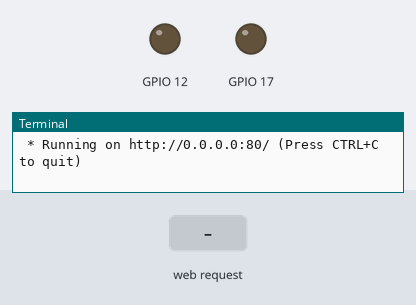
Recording of a program running on a simulated Raspberry Pi (BCM pin numbers). Shown: output pins drawn as LEDs (lit = HIGH), the last lines printed to the terminal. Inputs (shaded band) come from the test bench. The clock reads 2024-03-15 10:24:30 at power-on unless the program sets it.

Above: at 1.2 s.
1.3 s: HTTP request for / received with the fields button1=button1
At 1.7 s:
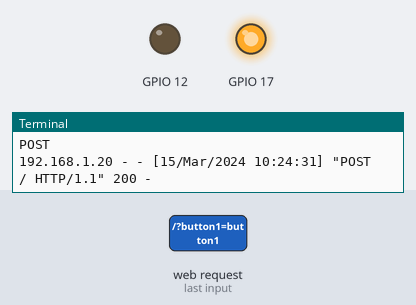
2.8 s: HTTP request for / received with the fields button3=button3
At 4.0 s:
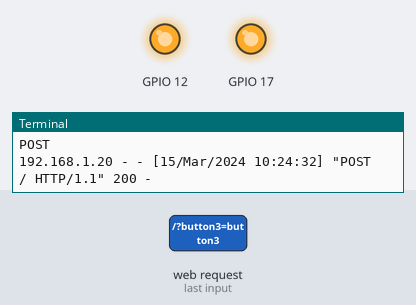
4.3 s: HTTP request for / received with the fields button2=button2
At 5.1 s:
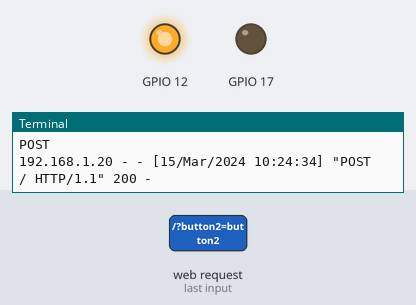
5.8 s: HTTP request for / received with the fields button4=button4
At 6.3 s:
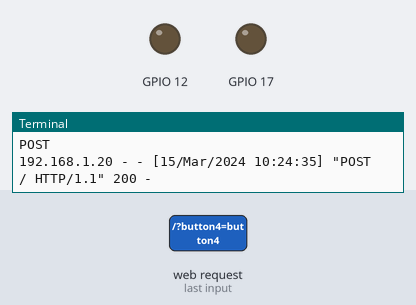
Timing chart, 0 to 8.3 s (numbered marks = the images above; inputs shaded):
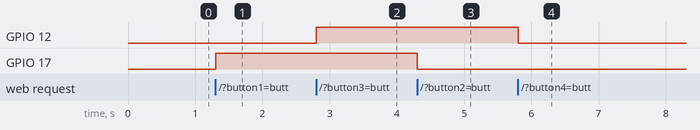

The program:

app.py
```python
from flask import Flask, render_template, request
import RPi.GPIO as GPIO

GPIO.setwarnings(False)
GPIO.setmode(GPIO.BCM)
GPIO.setup(17,GPIO.OUT)
GPIO.setup(12,GPIO.OUT)

app = Flask(__name__)

@app.route("/", methods=["GET","POST"])
def index():
	print(request.method)
        if request.method == 'POST':
            if request.form.get('button1') == 'button1':


		GPIO.output(17,GPIO.HIGH)

            elif  request.form.get('button2') == 'button2':

		GPIO.output(17,GPIO.LOW)

            elif  request.form.get('button3') == 'button3':

		GPIO.output(12,GPIO.HIGH)

            elif  request.form.get('button4') == 'button4':

		GPIO.output(12,GPIO.LOW)

            else:

                return render_template("index.html")

        elif request.method == 'GET':

            print("No Post Back Call")
        return render_template("index.html")


if __name__ == "__main__":
     app.run(host="0.0.0.0", port=80)
```

Measured:
- after the input at 1.3 s, GPIO 17: LOW → HIGH at once
- after the input at 2.8 s, GPIO 12: LOW → HIGH at once
- after the input at 4.3 s, GPIO 17: HIGH → LOW at once
- after the input at 5.8 s, GPIO 12: HIGH → LOW at once
